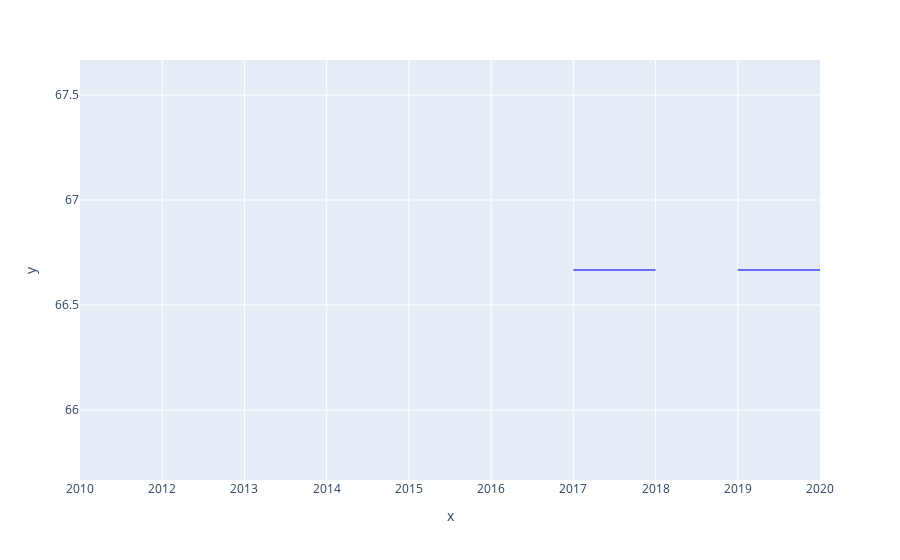

The code cell stored with this chart in its notebook:
### Code cell
# Plot a line chart with x axis to be the extracted year and y axis to be the success rate
fig=px.line(df,x=year,y=sucess_rate)
fig.show()

### Figure 1 — Plotly figure (JSON) as saved in the notebook; plotly's stock layout.template omitted (floating-point values rounded to 4 significant figures)
{"data": [{"hovertemplate": "x=%{x}<br>y=%{y}<extra></extra>", "legendgroup": "", "line": {"color": "#636efa", "dash": "solid"}, "marker": {"symbol": "circle"}, "mode": "lines", "name": "", "orientation": "v", "showlegend": false, "type": "scatter", "x": ["2010", "2012", "2013", "2013", "2013", "2014", "2014", "2014", "2014", "2014", "2014", "2015", "2015", "2015", "2015", "2015", "2015", "2016", "2016", "2016", "2016", "2016", "2016", "2016", "2016", "2017", "2017", "2017", "2017", "2017", "2017", "2017", "2017", "2017", "2017", "2017", "2017", "2017", "2017", "2017", "2017", "2017", "2017", "2018", "2018", "2018", "2018", "2018", "2018", "2018", "2018", "2018", "2018", "2018", "2018", "2018", "2018", "2018", "2018", "2018", "2018", "2019", "2019", "2019", "2019", "2019", "2019", "2019", "2019", "2019", "2019", "2020", "2020", "2020", "2020", "2020", "2020", "2020", "2020", "2020", "2020", "2020", "2020", "2020", "2020", "2020", "2020", "2020", "2020", "2020"], "xaxis": "x", "y": [null, null, null, null, null, null, 66.67, 66.67, null, null, null, null, 66.67, null, null, null, 66.67, null, null, 66.67, 66.67, 66.67, 66.67, 66.67, null, 66.67, 66.67, null, 66.67, 66.67, null, 66.67, 66.67, 66.67, null, 66.67, 66.67, 66.67, 66.67, 66.67, 66.67, 66.67, 66.67, 66.67, 66.67, null, null, null, 66.67, 66.67, null, null, 66.67, 66.67, 66.67, 66.67, 66.67, 66.67, 66.67, null, null, 66.67, 66.67, 66.67, 66.67, 66.67, 66.67, null, 66.67, 66.67, 66.67, 66.67, null, 66.67, null, 66.67, null, 66.67, 66.67, 66.67, 66.67, 66.67, 66.67, 66.67, 66.67, 66.67, 66.67, 66.67, 66.67, 66.67], "yaxis": "y"}], "layout": {"autosize": true, "legend": {"tracegroupgap": 0}, "margin": {"t": 60}, "xaxis": {"anchor": "y", "autorange": true, "domain": [0, 1], "range": [0, 9], "title": {"text": "x"}, "type": "category"}, "yaxis": {"anchor": "x", "autorange": true, "domain": [0, 1], "range": [65.67, 67.67], "title": {"text": "y"}, "type": "linear"}}}
